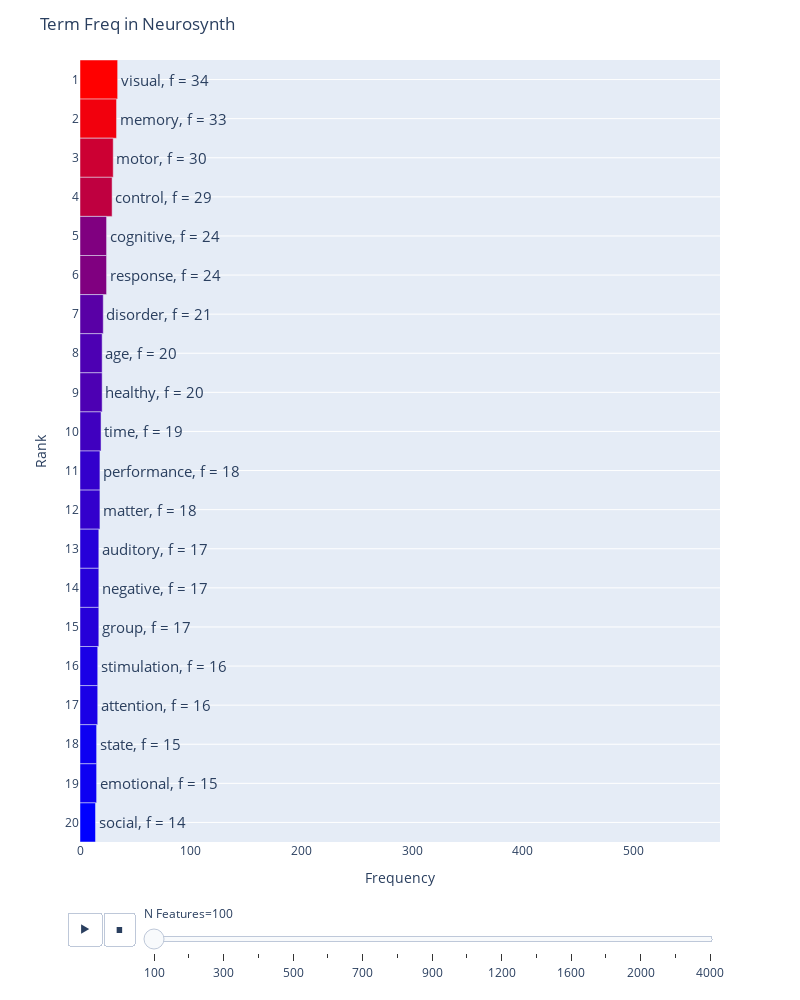

Notebook code for this chart:
### Code cell
import plotly.express as px
from plotly_gif import GIF, two_d_time_series

unique_ranks = df['Rank'].unique()
fig = px.bar(term_freq_df, x='frequency', y='Rank',
                 color='frequency', text='label',
                 animation_frame='N Features',
                 animation_group='term',
                 range_x=[0,term_freq_df["frequency"].max()],
                 range_y=[0.5, 30.5],
                orientation='h', width=800, height=1000,
                color_continuous_scale='Bluered')
fig.update_xaxes(title='Frequency', visible=True)
fig.update_yaxes(autorange='reversed', title='Rank',
                 visible=True, showticklabels=True, tickmode='array', tickvals=unique_ranks)
fig.update_layout(xaxis=dict(showgrid=False),
                  yaxis=dict(showgrid=True),
                  title='Term Freq in Neurosynth', showlegend=False)
fig.update_traces(textfont=dict(
        size=15), width = 1)

fig.update_layout(transition = {'duration': 1000})
fig.update_coloraxes(showscale=False)

# remove color legend
#fig.add_vline(x=best_acc)
#fig.update_traces(textposition='middle left')
fig.show()
#fig.write_html("model_rank_1grad_disp.html")

### Figure 1 — Plotly figure (JSON) as saved in the notebook; plotly's stock layout.template omitted (floating-point values rounded to 4 significant figures)
{"data": [{"alignmentgroup": "True", "hovertemplate": "N Features=100<br>frequency=%{marker.color}<br>Rank=%{y}<br>label=%{text}<extra></extra>", "ids": ["visual", "memory", "motor", "control", "cognitive", "response", "disorder", "age", "healthy", "time", "performance", "matter", "auditory", "negative", "group", "stimulation", "attention", "state", "emotional", "social"], "legendgroup": "", "marker": {"color": [34, 33, 30, 29, 24, 24, 21, 20, 20, 19, 18, 18, 17, 17, 17, 16, 16, 15, 15, 14], "coloraxis": "coloraxis", "pattern": {"shape": ""}}, "name": "", "offsetgroup": "", "orientation": "h", "showlegend": false, "text": ["visual, f = 34", "memory, f = 33", "motor, f = 30", "control, f = 29", "cognitive, f = 24", "response, f = 24", "disorder, f = 21", "age, f = 20", "healthy, f = 20", "time, f = 19", "performance, f = 18", "matter, f = 18", "auditory, f = 17", "negative, f = 17", "group, f = 17", "stimulation, f = 16", "attention, f = 16", "state, f = 15", "emotional, f = 15", "social, f = 14"], "textfont": {"size": 15}, "textposition": "auto", "type": "bar", "width": 1, "x": [34, 33, 30, 29, 24, 24, 21, 20, 20, 19, 18, 18, 17, 17, 17, 16, 16, 15, 15, 14], "xaxis": "x", "y": [1, 2, 3, 4, 5, 6, 7, 8, 9, 10, 11, 12, 13, 14, 15, 16, 17, 18, 19, 20], "yaxis": "y"}], "layout": {"barmode": "relative", "coloraxis": {"colorbar": {"title": {"text": "frequency"}}, "colorscale": [[0, "rgb(0,0,255)"], [1, "rgb(255,0,0)"]], "showscale": false}, "height": 1000, "legend": {"tracegroupgap": 0}, "margin": {"t": 60}, "showlegend": false, "sliders": [{"active": 0, "currentvalue": {"prefix": "N Features="}, "len": 0.9, "pad": {"b": 10, "t": 60}, "steps": [{"args": [["100"], {"frame": {"duration": 0, "redraw": true}, "fromcurrent": true, "mode": "immediate", "transition": {"duration": 0, "easing": "linear"}}], "label": "100", "method": "animate"}, {"args": [["200"], {"frame": {"duration": 0, "redraw": true}, "fromcurrent": true, "mode": "immediate", "transition": {"duration": 0, "easing": "linear"}}], "label": "200", "method": "animate"}, {"args": [["300"], {"frame": {"duration": 0, "redraw": true}, "fromcurrent": true, "mode": "immediate", "transition": {"duration": 0, "easing": "linear"}}], "label": "300", "method": "animate"}, {"args": [["400"], {"frame": {"duration": 0, "redraw": true}, "fromcurrent": true, "mode": "immediate", "transition": {"duration": 0, "easing": "linear"}}], "label": "400", "method": "animate"}, {"args": [["500"], {"frame": {"duration": 0, "redraw": true}, "fromcurrent": true, "mode": "immediate", "transition": {"duration": 0, "easing": "linear"}}], "label": "500", "method": "animate"}, {"args": [["600"], {"frame": {"duration": 0, "redraw": true}, "fromcurrent": true, "mode": "immediate", "transition": {"duration": 0, "easing": "linear"}}], "label": "600", "method": "animate"}, {"args": [["700"], {"frame": {"duration": 0, "redraw": true}, "fromcurrent": true, "mode": "immediate", "transition": {"duration": 0, "easing": "linear"}}], "label": "700", "method": "animate"}, {"args": [["800"], {"frame": {"duration": 0, "redraw": true}, "fromcurrent": true, "mode": "immediate", "transition": {"duration": 0, "easing": "linear"}}], "label": "800", "method": "animate"}, {"args": [["900"], {"frame": {"duration": 0, "redraw": true}, "fromcurrent": true, "mode": "immediate", "transition": {"duration": 0, "easing": "linear"}}], "label": "900", "method": "animate"}, {"args": [["1000"], {"frame": {"duration": 0, "redraw": true}, "fromcurrent": true, "mode": "immediate", "transition": {"duration": 0, "easing": "linear"}}], "label": "1000", "method": "animate"}, {"args": [["1200"], {"frame": {"duration": 0, "redraw": true}, "fromcurrent": true, "mode": "immediate", "transition": {"duration": 0, "easing": "linear"}}], "label": "1200", "method": "animate"}, {"args": [["1400"], {"frame": {"duration": 0, "redraw": true}, "fromcurrent": true, "mode": "immediate", "transition": {"duration": 0, "easing": "linear"}}], "label": "1400", "method": "animate"}, {"args": [["1600"], {"frame": {"duration": 0, "redraw": true}, "fromcurrent": true, "mode": "immediate", "transition": {"duration": 0, "easing": "linear"}}], "label": "1600", "method": "animate"}, {"args": [["1800"], {"frame": {"duration": 0, "redraw": true}, "fromcurrent": true, "mode": "immediate", "transition": {"duration": 0, "easing": "linear"}}], "label": "1800", "method": "animate"}, {"args": [["2000"], {"frame": {"duration": 0, "redraw": true}, "fromcurrent": true, "mode": "immediate", "transition": {"duration": 0, "easing": "linear"}}], "label": "2000", "method": "animate"}, {"args": [["3000"], {"frame": {"duration": 0, "redraw": true}, "fromcurrent": true, "mode": "immediate", "transition": {"duration": 0, "easing": "linear"}}], "label": "3000", "method": "animate"}, {"args": [["4000"], {"frame": {"duration": 0, "redraw": true}, "fromcurrent": true, "mode": "immediate", "transition": {"duration": 0, "easing": "linear"}}], "label": "4000", "method": "animate"}], "x": 0.1, "xanchor": "left", "y": 0, "yanchor": "top"}], "title": {"text": "Term Freq in Neurosynth"}, "transition": {"duration": 1000}, "updatemenus": [{"buttons": [{"args": [null, {"frame": {"duration": 500, "redraw": true}, "fromcurrent": true, "mode": "immediate", "transition": {"duration": 500, "easing": "linear"}}], "label": "&#9654;", "method": "animate"}, {"args": [[null], {"frame": {"duration": 0, "redraw": true}, "fromcurrent": true, "mode": "immediate", "transition": {"duration": 0, "easing": "linear"}}], "label": "&#9724;", "method": "animate"}], "direction": "left", "pad": {"r": 10, "t": 70}, "showactive": false, "type": "buttons", "x": 0.1, "xanchor": "right", "y": 0, "yanchor": "top"}], "width": 800, "xaxis": {"anchor": "y", "domain": [0, 1], "range": [0, 578], "showgrid": false, "title": {"text": "Frequency"}, "visible": true}, "yaxis": {"anchor": "x", "autorange": "reversed", "domain": [0, 1], "range": [0.5, 30.5], "showgrid": true, "showticklabels": true, "tickmode": "array", "tickvals": [1, 2, 3, 4, 5, 6, 7, 8, 9, 10, 11, 12, 13, 14, 15, 16, 17, 18, 19, 20], "title": {"text": "Rank"}, "visible": true}}}
